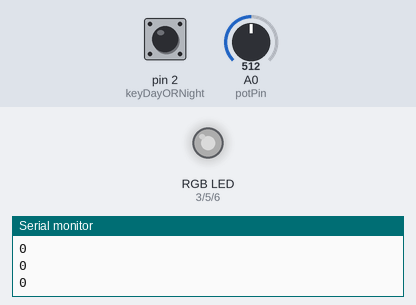
Bench run of a sketch on a simulated Arduino Uno, built with avr-gcc and run on an emulated ATmega328P. Shown: an RGB LED mixed from three pins (HIGH = lit), the last lines printed to the serial monitor. The test bench sets the inputs (shaded band); at power-on: A0 (potPin) = 512, pin 2 (keyDayORNight) HIGH. Dim RGB values are drawn brighter than linear.

Above: at 1.2 s.
1.3 s: A0 (potPin) set to 716
At 1.8 s:
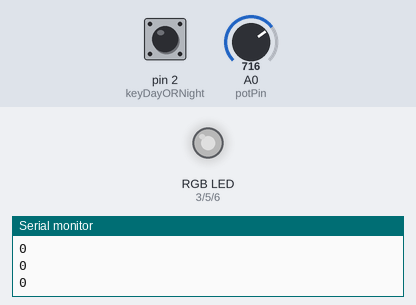
2.8 s: pin 2 (keyDayORNight) pulled LOW for 0.15 s
At 3.3 s:
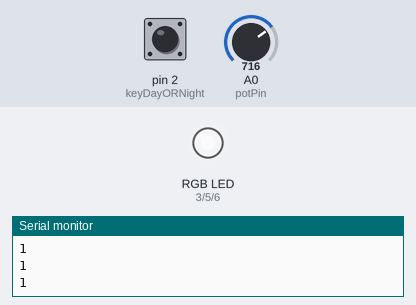
4.4 s: A0 (potPin) set to 306
At 5.6 s:
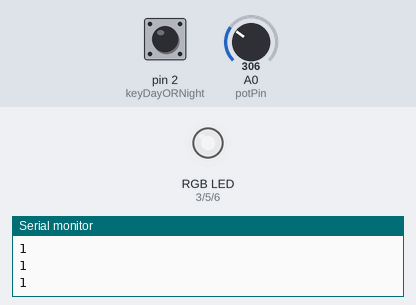
5.9 s: pin 2 (keyDayORNight) pulled LOW for 1 s
At 6.8 s:
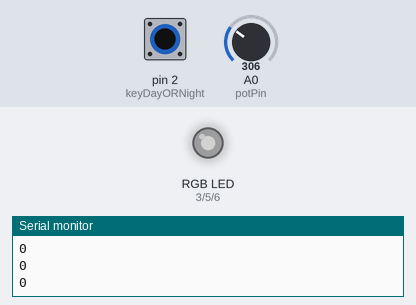
8.4 s: A0 (potPin) set to 0
At 9.8 s:
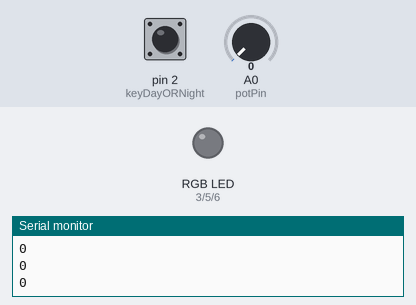
Timing chart, 0 to 10.9 s (numbered marks = the images above; inputs shaded):
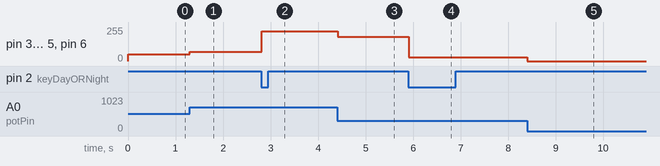

The sketch:

riyeConv.ino
```cpp
#define redLED 3
#define greenLED 5
#define blueLED 6

#define keyDayORNight 2

int potPin = A0;
bool switchStatus = LOW;
int keyDown = 0;
int oldKeyDown = 0;

unsigned int val = 0;
unsigned int val1 = 0;
unsigned int val2 = 0;
static int count = 0;

void setup()
{
  pinMode(redLED,OUTPUT);//定义小灯接口为输出接口
  pinMode(greenLED,OUTPUT);//定义小灯接口为输出接口
  pinMode(blueLED,OUTPUT);//定义小灯接口为输出接口

  pinMode(keyDayORNight,INPUT);//定义按键接口为输入接口
  attachInterrupt(0,DayOrNight,FALLING);
  Serial.begin(9600);

  digitalWrite(redLED, LOW);
  digitalWrite(greenLED, LOW);
  digitalWrite(blueLED, LOW);
}
void loop()
{
  val=analogRead(potPin);// 读取传感器的模拟值并赋值给val
  val1 = map(val,0,1023,150,255);//日模式
  val2 = map(val,0,1023,0,100); //夜模式
  DayOrNight();
if (HIGH == switchStatus){
    analogWrite(redLED,val1);// 打开LED 并设置亮度（PWM 输__________出最大值255）
    analogWrite(greenLED,val1);
    analogWrite(blueLED,val1);
    delay(10);//延时0.01 秒
  }
  else{
    analogWrite(redLED,val2);// 打开LED 并设置亮度（PWM 输__________出最大值255）
    analogWrite(greenLED,val2);
    analogWrite(blueLED,val2);
    delay(10);//延时0.01 秒

  }
  Serial.println(switchStatus);
}
void DayOrNight()
{
  keyDown = digitalRead(keyDayORNight);
  if((keyDown == LOW) && (oldKeyDown == HIGH))
  {
    switchStatus = 1 - switchStatus;
    delay(10);
  }
  oldKeyDown = keyDown;
}
```

Measured:
- after the input at 1.3 s, pin 3 (redLED), pin 5 (greenLED), pin 6 (blueLED): 50/255 → 69/255 at once
- after the input at 2.8 s, pin 3 (redLED), pin 5 (greenLED), pin 6 (blueLED): 69/255 → 223/255 at once
- after the input at 4.4 s, pin 3 (redLED), pin 5 (greenLED), pin 6 (blueLED): 223/255 → 181/255 at once
- after the input at 5.9 s, pin 3 (redLED), pin 5 (greenLED), pin 6 (blueLED): 181/255 → 29/255 at once
- after the input at 8.4 s, pin 3 (redLED), pin 5 (greenLED), pin 6 (blueLED): 29/255 → 0/255 at once
